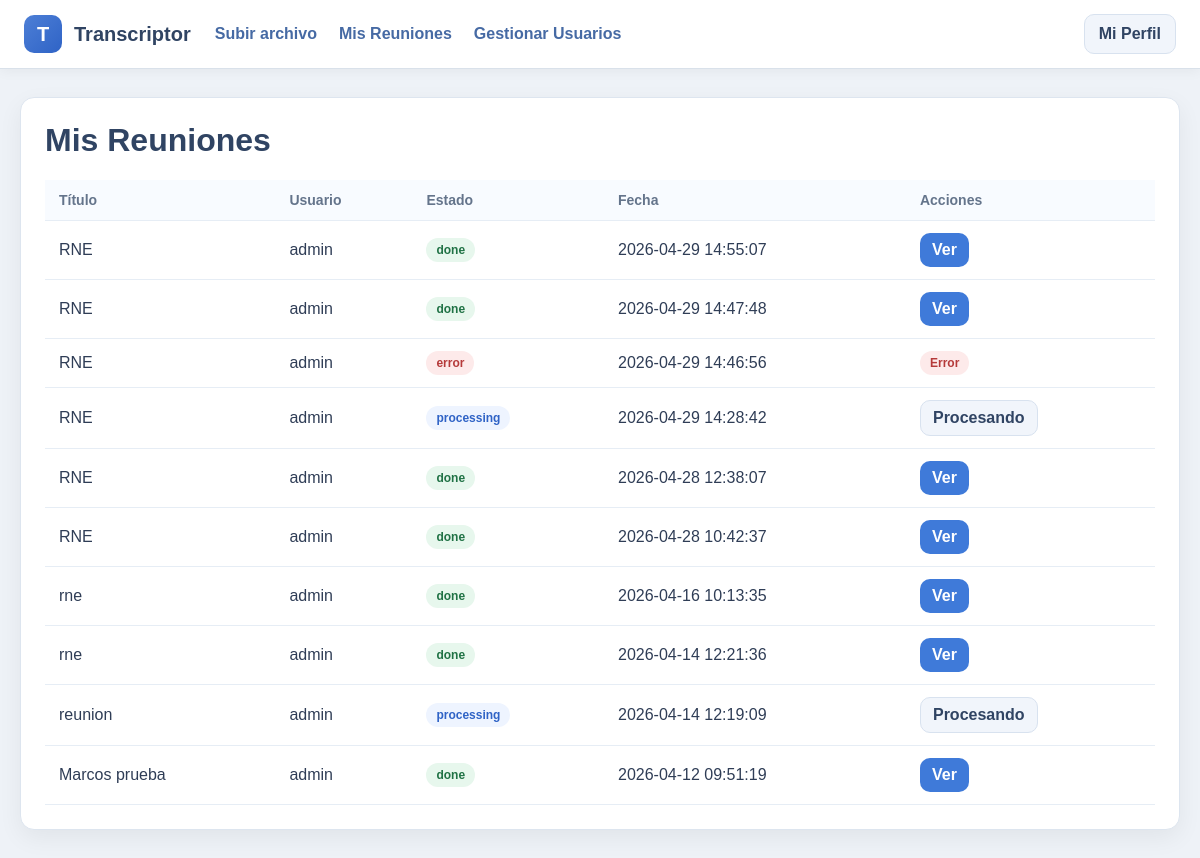
Page /meetings (signed in) on the earlier database version.
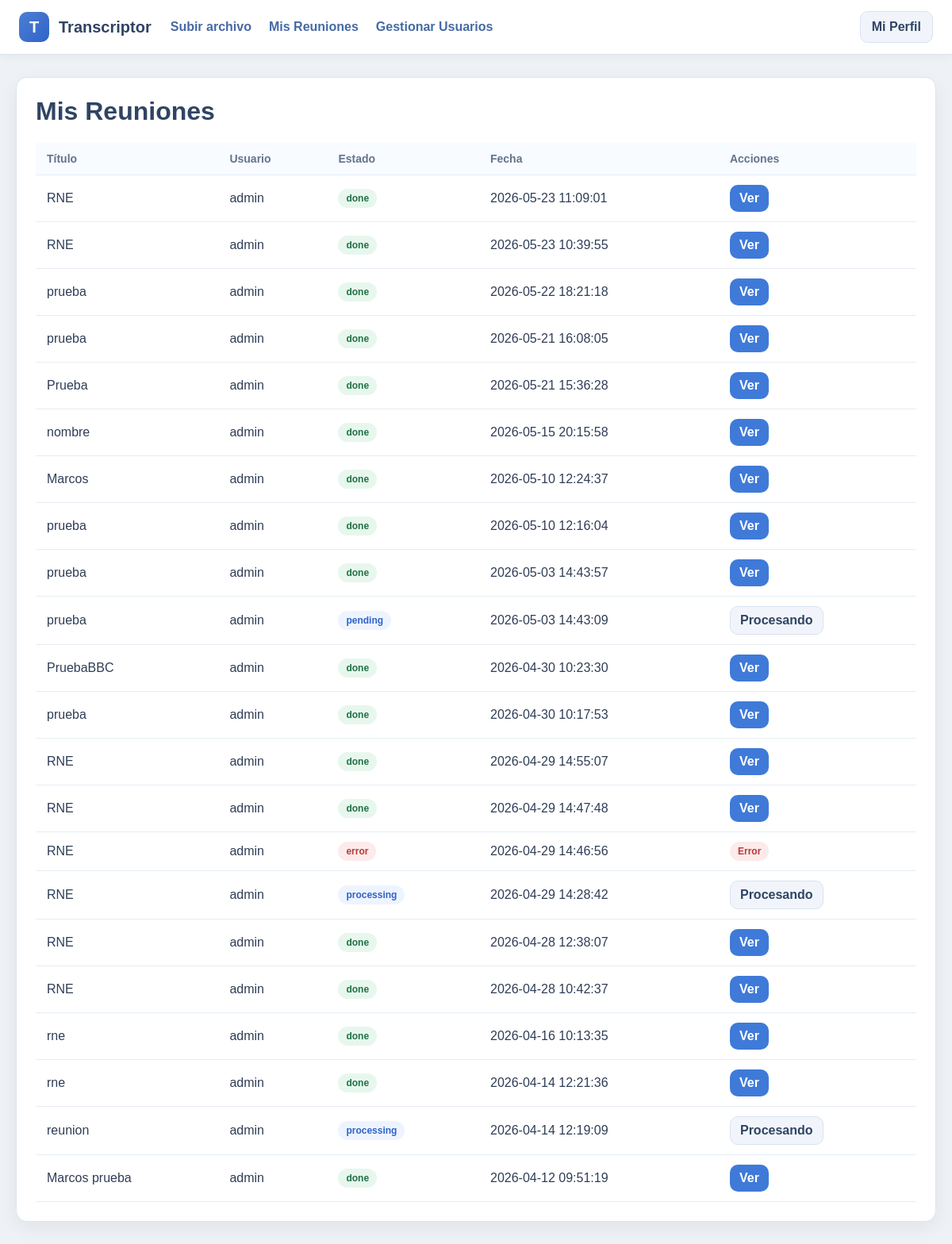
Same page on the later database version.
### tables this page shows
CREATE TABLE meetings (
        id INTEGER PRIMARY KEY AUTOINCREMENT,
        job_id TEXT NOT NULL UNIQUE,
        title TEXT NOT NULL,
        original_filename TEXT,
        stored_filename TEXT,
        upload_path TEXT NOT NULL,
        output_dir TEXT NOT NULL,
        owner_id INTEGER NOT NULL,
        status TEXT NOT NULL DEFAULT 'pending',
        error_message TEXT DEFAULT '',
        created_at TIMESTAMP DEFAULT CURRENT_TIMESTAMP,
        FOREIGN KEY(owner_id) REFERENCES users(id)
    );

CREATE TABLE users (
        id INTEGER PRIMARY KEY AUTOINCREMENT,
        username TEXT NOT NULL UNIQUE,
        password_hash TEXT NOT NULL,
        role TEXT NOT NULL CHECK(role IN ('admin', 'user')),
        created_at TIMESTAMP DEFAULT CURRENT_TIMESTAMP
    );

### app.py (the view, shortened to what this page needs)
@app.route("/meetings")
@login_required
def meetings():
    user = get_current_user()
    conn = get_connection()
    if user["role"] == "admin":
        rows = conn.execute("""
            SELECT meetings.*, users.username
            FROM meetings
            JOIN users ON users.id = meetings.owner_id
            ORDER BY meetings.created_at DESC
        """).fetchall()
    conn.close()
    return render_template(
        "meetings.html",
        meetings=rows,
        current_user=user
    )

### app.py (called while the page is built)
def get_connection():
    conn = sqlite3.connect(DB_PATH)
    conn.row_factory = sqlite3.Row
    return conn

def get_current_user():
    user_id = session.get("user_id")
    if not user_id:
        return None
    conn = get_connection()
    user = conn.execute(
        "SELECT * FROM users WHERE id = ?",
        (user_id,)
    ).fetchone()
    conn.close()
    return user

def login_required(view):
    @wraps(view)
    def wrapped_view(*args, **kwargs):
        if "user_id" not in session:
            return redirect(url_for("login"))
        return view(*args, **kwargs)
    return wrapped_view

### templates/meetings.html (shortened to what this page needs)
{% extends "base.html" %}
{% block content %}
<div class="card">
    <h1 class="section-title">Mis Reuniones</h1>
    {% if meetings %}
        <table>
            <thead>
                <tr>
                    <th>Título</th>
                    <th>Usuario</th>
                    <th>Estado</th>
                    <th>Fecha</th>
                    <th>Acciones</th>
                </tr>
            </thead>
            <tbody>
                {% for row in meetings %}
                <tr>
                    <td>{{ row["title"] }}</td>
                    <td>{{ row["username"] }}</td>
                    <td>
                        <span class="status-pill status-{{ row['status'] }}">
                            {{ row["status"] }}
                        </span>
                    </td>
                    <td>{{ row["created_at"] }}</td>
                    <td>
                        {% if row["status"] == "done" %}
                            <a class="btn" style="padding:8px 12px;" href="{{ url_for('result', job_id=row['job_id']) }}">
                                Ver
                            </a>
                        {% elif row["status"] in ["pending", "processing"] %}
                            <a class="btn btn-secondary" style="padding:8px 12px;" href="{{ url_for('result', job_id=row['job_id']) }}">
                                Procesando
                            </a>
                        {% else %}
                            <span class="status-pill status-error">Error</span>
                        {% endif %}
                    </td>
                </tr>
                {% endfor %}
            </tbody>
        </table>
    {% else %}
        <p class="muted">Todavía no hay reuniones.</p>
    {% endif %}
</div>
{% endblock %}

Differences in the rows shown:
added meetings: title "RNE", username "admin", status "done", created_at "2026-05-23 11:09:01"
added meetings: title "RNE", username "admin", status "done", created_at "2026-05-23 10:39:55"
added meetings: title "prueba", username "admin", status "done", created_at "2026-05-22 18:21:18"
added meetings: title "prueba", username "admin", status "done", created_at "2026-05-21 16:08:05"
added meetings: title "Prueba", username "admin", status "done", created_at "2026-05-21 15:36:28"
added meetings: title "nombre", username "admin", status "done", created_at "2026-05-15 20:15:58"
added meetings: title "Marcos", username "admin", status "done", created_at "2026-05-10 12:24:37"
added meetings: title "prueba", username "admin", status "done", created_at "2026-05-10 12:16:04"
added meetings: title "prueba", username "admin", status "done", created_at "2026-05-03 14:43:57"
added meetings: title "prueba", username "admin", status "pending", created_at "2026-05-03 14:43:09"
added meetings: title "PruebaBBC", username "admin", status "done", created_at "2026-04-30 10:23:30"
added meetings: title "prueba", username "admin", status "done", created_at "2026-04-30 10:17:53"
